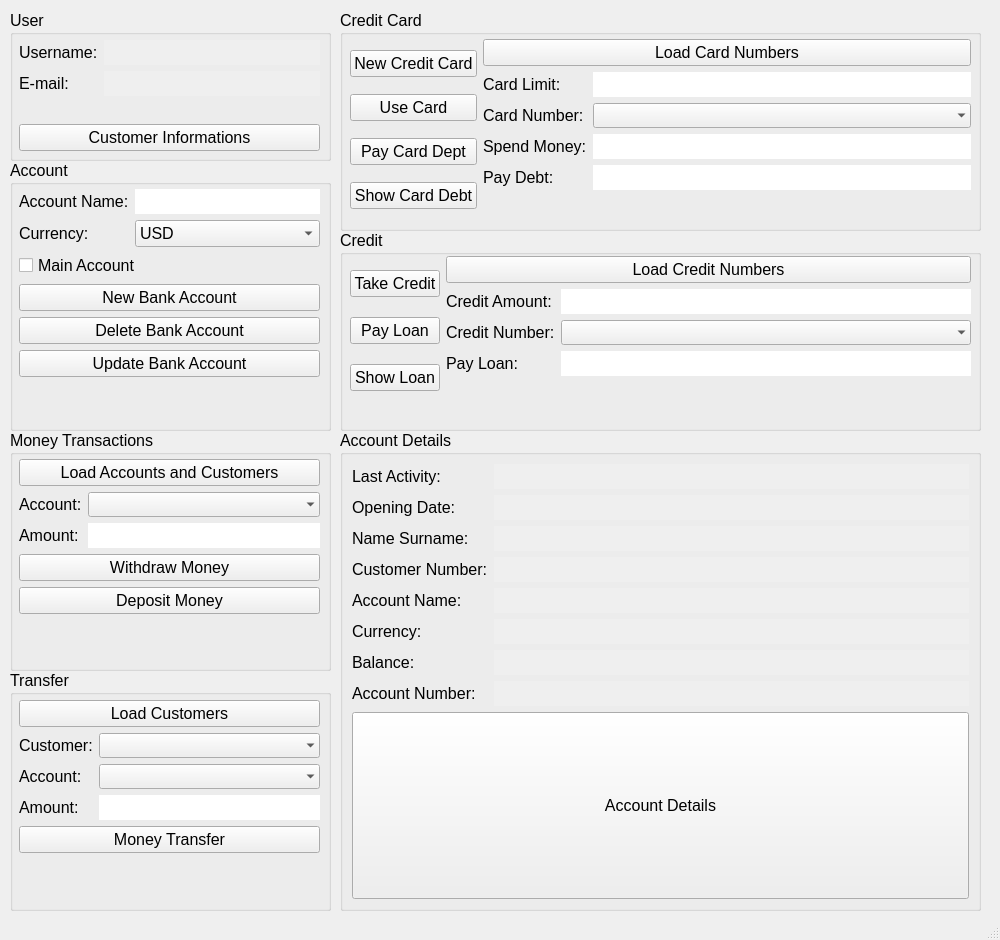
<?xml version="1.0" encoding="UTF-8"?>
<ui version="4.0">
 <class>MainWindow</class>
 <widget class="QMainWindow" name="MainWindow">
  <property name="geometry">
   <rect>
    <x>0</x>
    <y>0</y>
    <width>1000</width>
    <height>940</height>
   </rect>
  </property>
  <property name="minimumSize">
   <size>
    <width>1000</width>
    <height>940</height>
   </size>
  </property>
  <property name="maximumSize">
   <size>
    <width>1000</width>
    <height>940</height>
   </size>
  </property>
  <property name="font">
   <font>
    <pointsize>12</pointsize>
   </font>
  </property>
  <property name="windowTitle">
   <string>Bank System</string>
  </property>
  <widget class="QWidget" name="centralwidget">
   <widget class="QGroupBox" name="groupBox_5">
    <property name="geometry">
     <rect>
      <x>340</x>
      <y>430</y>
      <width>641</width>
      <height>481</height>
     </rect>
    </property>
    <property name="title">
     <string>Account Details</string>
    </property>
    <layout class="QVBoxLayout" name="verticalLayout">
     <item>
      <layout class="QFormLayout" name="formLayout_3">
       <item row="0" column="0">
        <widget class="QLabel" name="label_5">
         <property name="text">
          <string>Last Activity:</string>
         </property>
        </widget>
       </item>
       <item row="0" column="1">
        <widget class="QLineEdit" name="txt_lastActivity">
         <property name="enabled">
          <bool>false</bool>
         </property>
         <property name="frame">
          <bool>false</bool>
         </property>
        </widget>
       </item>
       <item row="1" column="0">
        <widget class="QLabel" name="label_6">
         <property name="text">
          <string>Opening Date:</string>
         </property>
        </widget>
       </item>
       <item row="1" column="1">
        <widget class="QLineEdit" name="tct_openingDate">
         <property name="enabled">
          <bool>false</bool>
         </property>
         <property name="frame">
          <bool>false</bool>
         </property>
        </widget>
       </item>
       <item row="2" column="0">
        <widget class="QLabel" name="label_7">
         <property name="text">
          <string>Name Surname:</string>
         </property>
        </widget>
       </item>
       <item row="2" column="1">
        <widget class="QLineEdit" name="txt_nameSurname">
         <property name="enabled">
          <bool>false</bool>
         </property>
         <property name="frame">
          <bool>false</bool>
         </property>
        </widget>
       </item>
       <item row="3" column="0">
        <widget class="QLabel" name="label_8">
         <property name="text">
          <string>Customer Number:</string>
         </property>
        </widget>
       </item>
       <item row="3" column="1">
        <widget class="QLineEdit" name="txt_customerNumber">
         <property name="enabled">
          <bool>false</bool>
         </property>
         <property name="frame">
          <bool>false</bool>
         </property>
        </widget>
       </item>
       <item row="4" column="0">
        <widget class="QLabel" name="label_9">
         <property name="text">
          <string>Account Name:</string>
         </property>
        </widget>
       </item>
       <item row="4" column="1">
        <widget class="QLineEdit" name="txt_accountName">
         <property name="enabled">
          <bool>false</bool>
         </property>
         <property name="frame">
          <bool>false</bool>
         </property>
        </widget>
       </item>
       <item row="6" column="0">
        <widget class="QLabel" name="label_10">
         <property name="text">
          <string>Balance:</string>
         </property>
        </widget>
       </item>
       <item row="6" column="1">
        <widget class="QLineEdit" name="txt_balance">
         <property name="enabled">
          <bool>false</bool>
         </property>
         <property name="frame">
          <bool>false</bool>
         </property>
        </widget>
       </item>
       <item row="7" column="1">
        <widget class="QLineEdit" name="txt_accountNumber">
         <property name="enabled">
          <bool>false</bool>
         </property>
         <property name="frame">
          <bool>false</bool>
         </property>
        </widget>
       </item>
       <item row="7" column="0">
        <widget class="QLabel" name="label_11">
         <property name="text">
          <string>Account Number:</string>
         </property>
        </widget>
       </item>
       <item row="5" column="0">
        <widget class="QLabel" name="label_12">
         <property name="text">
          <string>Currency:</string>
         </property>
        </widget>
       </item>
       <item row="5" column="1">
        <widget class="QLineEdit" name="txt_currency">
         <property name="enabled">
          <bool>false</bool>
         </property>
         <property name="frame">
          <bool>false</bool>
         </property>
        </widget>
       </item>
      </layout>
     </item>
     <item>
      <widget class="QPushButton" name="btn_changeAccount">
       <property name="sizePolicy">
        <sizepolicy hsizetype="Minimum" vsizetype="Expanding">
         <horstretch>0</horstretch>
         <verstretch>0</verstretch>
        </sizepolicy>
       </property>
       <property name="text">
        <string>Account Details</string>
       </property>
      </widget>
     </item>
    </layout>
   </widget>
   <widget class="QGroupBox" name="groupBox_6">
    <property name="geometry">
     <rect>
      <x>10</x>
      <y>160</y>
      <width>321</width>
      <height>271</height>
     </rect>
    </property>
    <property name="title">
     <string>Account</string>
    </property>
    <widget class="QWidget" name="formLayoutWidget">
     <property name="geometry">
      <rect>
       <x>9</x>
       <y>29</y>
       <width>301</width>
       <height>231</height>
      </rect>
     </property>
     <layout class="QFormLayout" name="formLayout_4">
      <item row="0" column="0">
       <widget class="QLabel" name="label_13">
        <property name="text">
         <string>Account Name:</string>
        </property>
       </widget>
      </item>
      <item row="0" column="1">
       <widget class="QLineEdit" name="txt_accountName_Account">
        <property name="frame">
         <bool>false</bool>
        </property>
       </widget>
      </item>
      <item row="1" column="0">
       <widget class="QLabel" name="label_14">
        <property name="text">
         <string>Currency:</string>
        </property>
       </widget>
      </item>
      <item row="1" column="1">
       <widget class="QComboBox" name="currency_choice">
        <item>
         <property name="text">
          <string>USD</string>
         </property>
        </item>
        <item>
         <property name="text">
          <string>CAD</string>
         </property>
        </item>
        <item>
         <property name="text">
          <string>TRY</string>
         </property>
        </item>
        <item>
         <property name="text">
          <string>EUR</string>
         </property>
        </item>
       </widget>
      </item>
      <item row="3" column="0" colspan="2">
       <widget class="QPushButton" name="btn_newBankAccount">
        <property name="text">
         <string>New Bank Account</string>
        </property>
       </widget>
      </item>
      <item row="4" column="0" colspan="2">
       <widget class="QPushButton" name="btn_deleteBankAccount">
        <property name="text">
         <string>Delete Bank Account</string>
        </property>
       </widget>
      </item>
      <item row="5" column="0" colspan="2">
       <widget class="QPushButton" name="btn_updateBankAccount">
        <property name="text">
         <string>Update Bank Account</string>
        </property>
       </widget>
      </item>
      <item row="2" column="0" colspan="2">
       <widget class="QCheckBox" name="chckBox_mainAccount">
        <property name="text">
         <string>Main Account</string>
        </property>
       </widget>
      </item>
     </layout>
    </widget>
   </widget>
   <widget class="QGroupBox" name="groupBox_7">
    <property name="geometry">
     <rect>
      <x>10</x>
      <y>430</y>
      <width>321</width>
      <height>241</height>
     </rect>
    </property>
    <property name="title">
     <string>Money Transactions</string>
    </property>
    <widget class="QWidget" name="formLayoutWidget_2">
     <property name="geometry">
      <rect>
       <x>9</x>
       <y>29</y>
       <width>301</width>
       <height>201</height>
      </rect>
     </property>
     <layout class="QFormLayout" name="formLayout_5">
      <item row="0" column="0" colspan="2">
       <widget class="QPushButton" name="btn_loadAccounts">
        <property name="text">
         <string>Load Accounts and Customers</string>
        </property>
       </widget>
      </item>
      <item row="1" column="0">
       <widget class="QLabel" name="label_16">
        <property name="text">
         <string>Account:</string>
        </property>
       </widget>
      </item>
      <item row="1" column="1">
       <widget class="QComboBox" name="account_choice_Money">
        <property name="frame">
         <bool>false</bool>
        </property>
       </widget>
      </item>
      <item row="2" column="0">
       <widget class="QLabel" name="label_15">
        <property name="text">
         <string>Amount:</string>
        </property>
       </widget>
      </item>
      <item row="2" column="1">
       <widget class="QLineEdit" name="txt_amount_Money">
        <property name="frame">
         <bool>false</bool>
        </property>
       </widget>
      </item>
      <item row="3" column="0" colspan="2">
       <widget class="QPushButton" name="btn_withDrawMoney">
        <property name="text">
         <string>Withdraw Money</string>
        </property>
       </widget>
      </item>
      <item row="4" column="0" colspan="2">
       <widget class="QPushButton" name="btn_DepositMoney">
        <property name="text">
         <string>Deposit Money</string>
        </property>
       </widget>
      </item>
     </layout>
    </widget>
   </widget>
   <widget class="QGroupBox" name="groupBox_8">
    <property name="geometry">
     <rect>
      <x>10</x>
      <y>670</y>
      <width>321</width>
      <height>241</height>
     </rect>
    </property>
    <property name="title">
     <string>Transfer</string>
    </property>
    <widget class="QWidget" name="formLayoutWidget_3">
     <property name="geometry">
      <rect>
       <x>9</x>
       <y>30</y>
       <width>301</width>
       <height>201</height>
      </rect>
     </property>
     <layout class="QFormLayout" name="formLayout_6">
      <item row="1" column="0">
       <widget class="QLabel" name="label_18">
        <property name="text">
         <string>Customer:</string>
        </property>
       </widget>
      </item>
      <item row="1" column="1">
       <widget class="QComboBox" name="customer_choice_Transfer">
        <property name="frame">
         <bool>false</bool>
        </property>
       </widget>
      </item>
      <item row="2" column="0">
       <widget class="QLabel" name="label_17">
        <property name="text">
         <string>Account:</string>
        </property>
       </widget>
      </item>
      <item row="2" column="1">
       <widget class="QComboBox" name="account_chose_transfer">
        <property name="frame">
         <bool>false</bool>
        </property>
       </widget>
      </item>
      <item row="3" column="0">
       <widget class="QLabel" name="label_3">
        <property name="text">
         <string>Amount:</string>
        </property>
       </widget>
      </item>
      <item row="3" column="1">
       <widget class="QLineEdit" name="txt_amount_Transfer">
        <property name="frame">
         <bool>false</bool>
        </property>
       </widget>
      </item>
      <item row="0" column="0" colspan="2">
       <widget class="QPushButton" name="btn_loadCustomers">
        <property name="text">
         <string>Load Customers</string>
        </property>
       </widget>
      </item>
      <item row="4" column="0" colspan="2">
       <widget class="QPushButton" name="btn_moneyTransfer">
        <property name="text">
         <string>Money Transfer</string>
        </property>
       </widget>
      </item>
     </layout>
    </widget>
   </widget>
   <widget class="QGroupBox" name="groupBox_9">
    <property name="geometry">
     <rect>
      <x>340</x>
      <y>10</y>
      <width>641</width>
      <height>221</height>
     </rect>
    </property>
    <property name="title">
     <string>Credit Card</string>
    </property>
    <widget class="QWidget" name="">
     <property name="geometry">
      <rect>
       <x>10</x>
       <y>29</y>
       <width>621</width>
       <height>185</height>
      </rect>
     </property>
     <layout class="QHBoxLayout" name="horizontalLayout">
      <item>
       <layout class="QVBoxLayout" name="verticalLayout_5">
        <item>
         <widget class="QPushButton" name="btn_newCreditCard">
          <property name="text">
           <string>New Credit Card</string>
          </property>
         </widget>
        </item>
        <item>
         <widget class="QPushButton" name="btn_useCard">
          <property name="text">
           <string>Use Card</string>
          </property>
         </widget>
        </item>
        <item>
         <widget class="QPushButton" name="btn_payCreditCardDept">
          <property name="text">
           <string>Pay Card Dept</string>
          </property>
         </widget>
        </item>
        <item>
         <widget class="QPushButton" name="btn_showCreditCardDept">
          <property name="text">
           <string>Show Card Debt</string>
          </property>
         </widget>
        </item>
       </layout>
      </item>
      <item>
       <layout class="QFormLayout" name="formLayout_7">
        <item row="1" column="0">
         <widget class="QLabel" name="label_19">
          <property name="text">
           <string>Card Limit:</string>
          </property>
         </widget>
        </item>
        <item row="1" column="1">
         <widget class="QLineEdit" name="txt_cardLimit_CreditCard">
          <property name="frame">
           <bool>false</bool>
          </property>
         </widget>
        </item>
        <item row="3" column="0">
         <widget class="QLabel" name="label_20">
          <property name="text">
           <string>Spend Money:</string>
          </property>
         </widget>
        </item>
        <item row="3" column="1">
         <widget class="QLineEdit" name="txt_spendMoney_CreditCard">
          <property name="frame">
           <bool>false</bool>
          </property>
         </widget>
        </item>
        <item row="4" column="0">
         <widget class="QLabel" name="label_21">
          <property name="text">
           <string>Pay Debt:</string>
          </property>
         </widget>
        </item>
        <item row="4" column="1">
         <widget class="QLineEdit" name="txt_payDebt_CreditCard">
          <property name="frame">
           <bool>false</bool>
          </property>
         </widget>
        </item>
        <item row="2" column="0">
         <widget class="QLabel" name="label_24">
          <property name="text">
           <string>Card Number:</string>
          </property>
         </widget>
        </item>
        <item row="2" column="1">
         <widget class="QComboBox" name="cardNumber_chose">
          <property name="frame">
           <bool>false</bool>
          </property>
         </widget>
        </item>
        <item row="0" column="0" colspan="2">
         <widget class="QPushButton" name="btn_loadCards">
          <property name="text">
           <string>Load Card Numbers</string>
          </property>
         </widget>
        </item>
       </layout>
      </item>
     </layout>
    </widget>
   </widget>
   <widget class="QGroupBox" name="groupBox_10">
    <property name="geometry">
     <rect>
      <x>340</x>
      <y>230</y>
      <width>641</width>
      <height>201</height>
     </rect>
    </property>
    <property name="title">
     <string>Credit</string>
    </property>
    <widget class="QWidget" name="">
     <property name="geometry">
      <rect>
       <x>10</x>
       <y>26</y>
       <width>621</width>
       <height>151</height>
      </rect>
     </property>
     <layout class="QHBoxLayout" name="horizontalLayout_2">
      <item>
       <layout class="QVBoxLayout" name="verticalLayout_3">
        <item>
         <widget class="QPushButton" name="btn_newCredit">
          <property name="text">
           <string>Take Credit</string>
          </property>
         </widget>
        </item>
        <item>
         <widget class="QPushButton" name="btn_payCreditLoan">
          <property name="text">
           <string>Pay Loan</string>
          </property>
         </widget>
        </item>
        <item>
         <widget class="QPushButton" name="btn_showLoan">
          <property name="text">
           <string>Show Loan</string>
          </property>
         </widget>
        </item>
       </layout>
      </item>
      <item>
       <layout class="QFormLayout" name="formLayout_8">
        <item row="1" column="0">
         <widget class="QLabel" name="label_22">
          <property name="text">
           <string>Credit Amount:</string>
          </property>
         </widget>
        </item>
        <item row="1" column="1">
         <widget class="QLineEdit" name="txt_CreditAmount_Credit">
          <property name="frame">
           <bool>false</bool>
          </property>
         </widget>
        </item>
        <item row="2" column="1">
         <widget class="QComboBox" name="creditNumber_chose">
          <property name="frame">
           <bool>false</bool>
          </property>
         </widget>
        </item>
        <item row="3" column="0">
         <widget class="QLabel" name="label_23">
          <property name="text">
           <string>Pay Loan:</string>
          </property>
         </widget>
        </item>
        <item row="3" column="1">
         <widget class="QLineEdit" name="txt_payLoan_Credit">
          <property name="frame">
           <bool>false</bool>
          </property>
         </widget>
        </item>
        <item row="2" column="0">
         <widget class="QLabel" name="label_4">
          <property name="text">
           <string>Credit Number:</string>
          </property>
         </widget>
        </item>
        <item row="0" column="0" colspan="2">
         <widget class="QPushButton" name="btn_loadCredits">
          <property name="text">
           <string>Load Credit Numbers</string>
          </property>
         </widget>
        </item>
       </layout>
      </item>
     </layout>
    </widget>
   </widget>
   <widget class="QGroupBox" name="groupBox_4">
    <property name="geometry">
     <rect>
      <x>10</x>
      <y>10</y>
      <width>321</width>
      <height>151</height>
     </rect>
    </property>
    <property name="title">
     <string>User</string>
    </property>
    <widget class="QWidget" name="">
     <property name="geometry">
      <rect>
       <x>9</x>
       <y>30</y>
       <width>301</width>
       <height>111</height>
      </rect>
     </property>
     <layout class="QVBoxLayout" name="verticalLayout_2">
      <item>
       <layout class="QFormLayout" name="formLayout">
        <item row="0" column="0">
         <widget class="QLabel" name="label">
          <property name="text">
           <string>Username:</string>
          </property>
         </widget>
        </item>
        <item row="1" column="0">
         <widget class="QLabel" name="label_2">
          <property name="text">
           <string>E-mail:</string>
          </property>
         </widget>
        </item>
        <item row="0" column="1">
         <widget class="QLineEdit" name="txt_username_User">
          <property name="enabled">
           <bool>false</bool>
          </property>
          <property name="frame">
           <bool>false</bool>
          </property>
         </widget>
        </item>
        <item row="1" column="1">
         <widget class="QLineEdit" name="txt_email_User">
          <property name="enabled">
           <bool>false</bool>
          </property>
          <property name="frame">
           <bool>false</bool>
          </property>
         </widget>
        </item>
       </layout>
      </item>
      <item>
       <widget class="QPushButton" name="btn_customerInformations">
        <property name="text">
         <string>Customer Informations</string>
        </property>
       </widget>
      </item>
     </layout>
    </widget>
   </widget>
  </widget>
  <widget class="QStatusBar" name="statusbar"/>
 </widget>
 <resources/>
 <connections/>
</ui>
